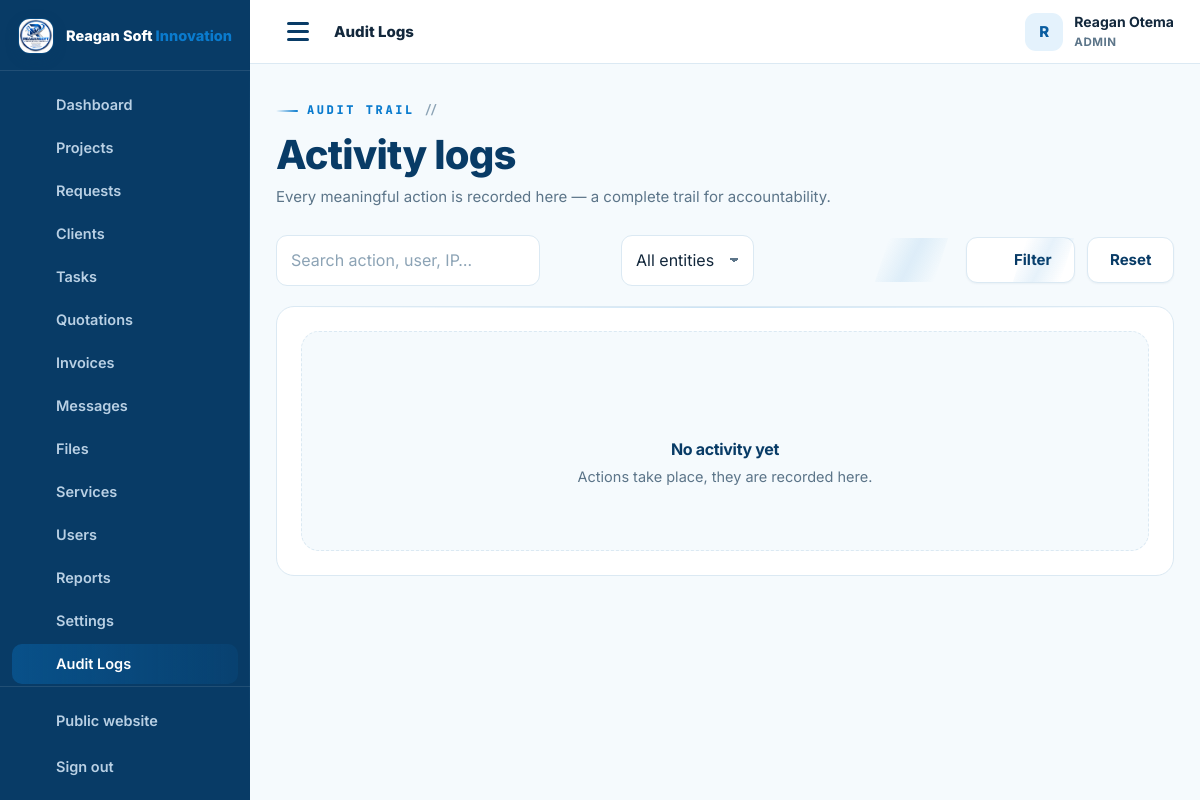
The app's page /admin/audit.php (signed in) with its own data.
### tables this page shows
CREATE TABLE IF NOT EXISTS users (
  id INT UNSIGNED AUTO_INCREMENT PRIMARY KEY,
  full_name VARCHAR(150) NOT NULL,
  email VARCHAR(190) NOT NULL UNIQUE,
  phone VARCHAR(40) NULL,
  password_hash VARCHAR(255) NOT NULL,
  role ENUM('admin','staff','client') NOT NULL DEFAULT 'client',
  company VARCHAR(190) NULL,
  address VARCHAR(255) NULL,
  avatar VARCHAR(255) NULL,
   
   
   
   
   
   
  payer_type ENUM('business','individual') NOT NULL DEFAULT 'business',
  tax_id VARCHAR(60) NULL,
  national_id VARCHAR(60) NULL,
  country VARCHAR(80) NOT NULL DEFAULT 'Uganda',
  city VARCHAR(90) NULL,
  billing_terms_at DATETIME NULL,
  active TINYINT(1) NOT NULL DEFAULT 1,
  failed_logins INT UNSIGNED NOT NULL DEFAULT 0,
  locked_until DATETIME NULL,
  last_login_at DATETIME NULL,
  created_at TIMESTAMP DEFAULT CURRENT_TIMESTAMP,
  updated_at TIMESTAMP DEFAULT CURRENT_TIMESTAMP ON UPDATE CURRENT_TIMESTAMP,
  INDEX idx_users_role (role),
  INDEX idx_users_active (active)
);

### config/config.php (called while the page is built, shortened)
<?php
function db(): PDO {
    static $pdo = null;
    if ($pdo === null) {
        try {
            $pdo = new PDO(
                'mysql:host=' . DB_HOST . ';dbname=' . DB_NAME . ';charset=utf8mb4',
                DB_USER,
                DB_PASS,
                [
                    PDO::ATTR_ERRMODE            => PDO::ERRMODE_EXCEPTION,
                    PDO::ATTR_DEFAULT_FETCH_MODE => PDO::FETCH_ASSOC,
                    PDO::ATTR_EMULATE_PREPARES   => false,
                    PDO::ATTR_STRINGIFY_FETCHES  => false,
                    PDO::ATTR_TIMEOUT            => 5,
                    PDO::MYSQL_ATTR_INIT_COMMAND => "SET time_zone = '+03:00', NAMES utf8mb4 COLLATE utf8mb4_unicode_ci",
                ]
            );
        } catch (PDOException $e) {
            db_connection_failed($e);
        }
    }
    return $pdo;
}
function e(mixed $value): string {
    return htmlspecialchars((string)($value ?? ''), ENT_QUOTES, 'UTF-8');
}
function flash(string $key, ?string $value = null): ?string {
    $msg = $_SESSION['flash'][$key] ?? null;
    return $msg;
}
function app_url(string $path = ''): string {
    return APP_URL . ($path === '' ? '' : '/' . ltrim($path, '/'));
}
function current_user(): ?array {
    static $user = false;
    if ($user === false) {
        if (empty($_SESSION['user_id'])) {
            $user = null;
        } else {
            $st = db()->prepare('SELECT * FROM users WHERE id = ? AND active = 1 LIMIT 1');
            $st->execute([(int)$_SESSION['user_id']]);
            $user = $st->fetch() ?: null;
        }
    }
    return $user;
}
function is_logged_in(): bool {
    return current_user() !== null;
}
function user_role(): ?string {
    $u = current_user();
    return $u['role'] ?? null;
}
function require_login(): void {
    if (!is_logged_in()) {
        $_SESSION['intended'] = $_SERVER['REQUEST_URI'] ?? '';
        flash('error', 'Please sign in to continue.');
        redirect(app_url('login.php'));
    }
}
function require_role(string $role): void {
    require_login();
}
function require_admin(): void {
    require_role('admin');
}
require_once __DIR__ . '/../inc/functions.php';

### inc/layout.php (the view, shortened to what this page needs)
<?php
function dashboard_nav_items(): array {
    $role = user_role();
    $client = [
        ['dashboard', 'Dashboard', app_url('client/index.php'), 'dashboard'],
        ['projects', 'My Projects', app_url('client/projects.php'), 'folder'],
        ['request', 'New Request', app_url('client/request.php'), 'plus'],
        ['messages', 'Messages', app_url('client/messages.php'), 'chat'],
        ['files', 'Files', app_url('client/files.php'), 'file'],
        ['notifications', 'Notifications', app_url('client/notifications.php'), 'bell'],
        ['billing', 'Payment Details', app_url('client/billing.php'), 'receipt'],
        ['profile', 'Profile', app_url('client/profile.php'), 'user'],
    ];
    $staff = [
        ['dashboard', 'Dashboard', app_url('admin/index.php'), 'dashboard'],
        ['projects', 'Projects', app_url('admin/projects.php'), 'folder'],
        ['requests', 'Requests', app_url('admin/requests.php'), 'inbox'],
        ['clients', 'Clients', app_url('admin/clients.php'), 'users'],
        ['tasks', 'Tasks', app_url('admin/tasks.php'), 'list'],
        ['quotations', 'Quotations', app_url('admin/quotations.php'), 'doc'],
        ['invoices', 'Invoices', app_url('admin/invoices.php'), 'money'],
        ['messages', 'Messages', app_url('admin/messages.php'), 'chat'],
        ['files', 'Files', app_url('admin/files.php'), 'file'],
    ];
    if ($role === 'admin') {
        $staff = array_merge($staff, [
            ['services', 'Services', app_url('admin/services.php'), 'globe'],
            ['users', 'Users', app_url('admin/users.php'), 'users'],
            ['reports', 'Reports', app_url('admin/reports.php'), 'chart'],
            ['settings', 'Settings', app_url('admin/settings.php'), 'settings'],
            ['audit', 'Audit Logs', app_url('admin/audit.php'), 'search'],
        ]);
    }
    return $role === 'client' ? $client : $staff;
}
function dashboard_head(array $page = []): void {
    $user = current_user();
    $role = user_role();
    $items = dashboard_nav_items();
    $active = $page['active'] ?? '';
    $loginUrl = $role === 'client' ? app_url('client/index.php') : app_url('admin/index.php');
    ?>
<!doctype html>
<html lang="en">
<head>
<link rel="stylesheet" href="<?= app_url('assets/css/style.css') ?>">
<link rel="stylesheet" href="<?= app_url('assets/css/tech.css') ?>">
</head>
<body class="dash-body">
<div class="dash-layout">
  <aside class="sidebar" id="sidebar" aria-label="Portal navigation">
    <div class="sidebar-brand">
      <a class="brand" href="<?= $loginUrl ?>">
        <img src="<?= app_url('assets/img/reagansoftinnovation-logo.jpeg') ?>" alt="" width="38" height="38">
        <span class="brand-text">Reagan Soft <b>Innovation</b></span>
      </a>
    </div>
    <nav class="side-nav">
      <?php foreach ($items as $it): ?>
        <a href="<?= e($it[2]) ?>" class="<?= $active === $it[0] ? 'active' : '' ?>">
          <?= icon($it[3]) ?><span><?= e($it[1]) ?></span>
        </a>
      <?php endforeach; ?>
    </nav>
    <div class="side-bottom">
      <a href="<?= app_url($role !== 'client' ? 'index.php' : 'index.php') ?>"><?= icon('globe') ?><span>Public website</span></a>
      <a href="<?= app_url('logout.php') ?>"><?= icon('logout') ?><span>Sign out</span></a>
    </div>
  </aside>
  <div class="dash-shell">
    <header class="dash-topbar">
      <button class="menu menu-dark" id="sidebar-toggle" aria-label="Toggle navigation" aria-expanded="false">
        <span class="menu-icon"></span>
      </button>
      <div class="dash-topbar-title">
        <span class="dash-crumb"><?= e($page['crumb'] ?? 'Portal') ?></span>
      </div>
      <div class="dash-topbar-right">
        <div class="user-chip">
          <span class="user-avatar"><?= e(mb_strtoupper(mb_substr($user['full_name'] ?? '?', 0, 1))) ?></span>
          <div class="user-meta">
            <strong><?= e($user['full_name'] ?? '') ?></strong>
            <small><?= e(mb_strtoupper($role)) ?></small>
          </div>
        </div>
      </div>
    </header>
    <main class="dash-main" id="main">
<?php
}
function dashboard_footer(): void {
    ?>
    </main>
  </div>
</div>
</body>
</html>
<?php
}
    ?>

### assets/css/tech.css (style rules this page uses)
:root { --font-disp: 'Space Grotesk', 'Inter', system-ui, -apple-system, sans-serif; --font-mono: 'JetBrains Mono', 'SFMono-Regular', Consolas, 'Liberation Mono', monospace; --pg: #0a7bce; --pgl: #8fd8ff; --grid: rgba(10, 123, 206, .09); --grid-lg: rgba(10, 123, 206, .16); --grid-dk: rgba(143, 216, 255, .12); --grid-dk-lg: rgba(143, 216, 255, .22); }
.sidebar::after { content: ''; position: absolute; right: 0; top: 8%; bottom: 8%; width: 1px; background: linear-gradient(180deg, transparent, rgba(143,216,255,.28), transparent); }
.side-nav a { position: relative; }
.side-nav a.active { background: linear-gradient(90deg, rgba(10,123,206,.34), rgba(10,123,206,.10)); color: #fff; }

### records on screen
users: full_name "R", full_name "Reagan Otema", role "ADMIN"

### other values on screen
$it[1] "Dashboard"
$it[1] "Projects"
$it[1] "Requests"
$it[1] "Clients"
$it[1] "Tasks"
$it[1] "Quotations"
$it[1] "Invoices"
$it[1] "Messages"
$it[1] "Files"
$it[1] "Services"
$it[1] "Users"
$it[1] "Reports"
$it[1] "Settings"
$it[1] "Audit Logs"
$page['crumb'] "Audit Logs"
